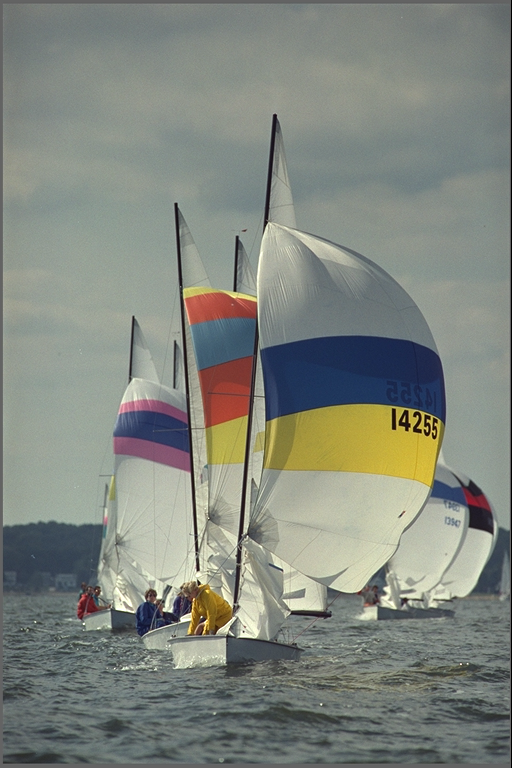
#> input picture lab4_vision/images/sailboats_col.png, 512 x 768 px
$ jupyter execute --allow-errors helper.ipynb   (older library calls are emulated)
#> lines starting #> are read from the running program, lines starting #| are printed output that depends on the picture; after the words box and inside, x2 and y2 are one past the last pixel; in counts of white or black regions, pixels touching at a corner belong together
# Podstawy multimediów - ćwiczenia

Do realizacji ćwiczeń i zadań laboratoryjnych z zakresu przetwarzania danych obrazowych wykorzystywany jest Python wraz z bibliotekami NumPy, Matplotlib i OpenCV.

Pomocne tutoriale OpenCV:
[strona główna](https://opencv-python-tutroals.readthedocs.io/en/latest/py_tutorials/py_tutorials.html),
[operacje podstawowe](https://opencv-python-tutroals.readthedocs.io/en/latest/py_tutorials/py_core/py_basic_ops/py_basic_ops.html),
[operacje arytmetyczne](https://opencv-python-tutroals.readthedocs.io/en/latest/py_tutorials/py_core/py_image_arithmetics/py_image_arithmetics.html),
[przetwarzanie obrazów](https://opencv-python-tutroals.readthedocs.io/en/latest/py_tutorials/py_imgproc/py_table_of_contents_imgproc/py_table_of_contents_imgproc.html)
(m.in.:
[zmiana przestrzeni kolorów](https://opencv-python-tutroals.readthedocs.io/en/latest/py_tutorials/py_imgproc/py_colorspaces/py_colorspaces.html#converting-colorspaces),
[filtracja](https://opencv-python-tutroals.readthedocs.io/en/latest/py_tutorials/py_imgproc/py_filtering/py_filtering.html#filtering),
[detekcja krawędzi](https://opencv-python-tutroals.readthedocs.io/en/latest/py_tutorials/py_imgproc/py_gradients/py_gradients.html),
[progowanie](https://opencv-python-tutroals.readthedocs.io/en/latest/py_tutorials/py_imgproc/py_thresholding/py_thresholding.html),
[operacje morfologiczne](https://opencv-python-tutroals.readthedocs.io/en/latest/py_tutorials/py_imgproc/py_morphological_ops/py_morphological_ops.html),
[histogramy](https://opencv-python-tutroals.readthedocs.io/en/latest/py_tutorials/py_imgproc/py_histograms/py_histogram_begins/py_histogram_begins.html)).

[cell 1]
import time

import cv2
import numpy as np
import matplotlib.pyplot as plt

# Dostęp do zewnętrznych plików w środowsiku Colab

Pliki można przechowywać w folderze `sample_data` środowiska uruchomieniowego Colab - trzeba je tam wgrać, mogą zostać usunięte po zakończeniu sesji.

Można też zamontować własny dysk Google Drive.

[cell 2]
##### dane w folderze środowiska uruchomieniowego
# data_dir = "/content/sample_data/"

##### dane na Google Drive
# from google.colab import drive
# drive.mount("/content/drive")
# data_dir = "/content/drive/My Drive/Colab Notebooks/PMUT_cwiczenia/"

##### dane w lokalnym folderze - uruchamianie skrytpu .py w lokalnym środowisku
data_dir = "./images/"

# Wczytanie obrazu

Tryby wczytywania obrazu:
* `cv2.IMREAD_COLOR` - obraz wczytany zostanie jako barwny, zawsze będzie miał trzy składowe (tablica 3D), nawet jeśli jest monochromatyczny;
* `cv2.IMREAD_GRAYSCALE` - obraz wczytany zostanie jako monochromatyczny, zawsze będzie miał tylko jedną składową (tablica 2D);
* `cv2.IMREAD_UNCHANGED` - obraz wczytany zostanie '*jak jest*', barwny lub monochromatyczny.

Obraz zwracany jest jako tablica `numpy.ndarray`, można go przetwarzać jak każdą tablicę NumPy, m.in.:
* `image.shape` - wymiary obrazu: `shape[0]` - wysokość (liczba linii), `shape[1]` - szerokość (liczba pikseli w linii), `shape[2]` - liczba składowych (tylko dla obrazów barwnych);
* `image.dtype` - typ danych (liczby całkowite, liczby rzeczywiste, itp., np.: `np.uint8`, `np.float32`, `np.float64`);
* `image.min()`, `image.max()` - wartość minimalna/maksymalna.

[cell 3]
image = cv2.imread(data_dir+"sailboats_col.png", cv2.IMREAD_UNCHANGED)
#> image is the input picture: shape (768, 512, 3); mean B, G, R 126, 134.4, 129.2
# image = cv2.imread(data_dir+"sailboats_col.png", cv2.IMREAD_GRAYSCALE)
print(f"image, wymiary: {image.shape}, typ danych: {image.dtype}, wartości: {image.min()} - {image.max()}")
#| image, wymiary: (768, 512, 3), typ danych: uint8, wartości: 0 - 255

# Zapis do pliku.

Format zostanie automatycznie dobrany na podstawie nazwy pliku wyjściowego.
Możliwe jest ustawienie parametrów dodatkowych, zależnych od formatu wyjściowego (np. 'jakość' dla kodera JPEG).

[cell 4]
cv2.imwrite(data_dir+"out_image.png", image)
cv2.imwrite(data_dir+"out_image.jpg", image)
cv2.imwrite(data_dir+"out_image_quality50.jpg", image, (cv2.IMWRITE_JPEG_QUALITY, 50))
#> Out = True

# Wyświetlanie obrazu

### Wyświetlanie z wykorzystaniem okna OpenCV

W zależności od typu danych, zakładane są różne przedziały wartości pikseli:
* dla danych `uint8` - zakładany przedział wartości to [0, 255];
* dla danych `float32`/`float64` - zakładany jest przedział wartości [0, 1], a wartości pikseli są mnożone przez 255 do wyświetlenia.

Żeby wyswietlić kilka obrazów, należy oknom nadać inny tytuł/nazwę.

[cell 5]
cv2.imshow("image", image)
image_float = image.astype(np.float32)
# image_float = image*1.  ### wykorzystanie operacji arytmetycznej do zmiany typu danych
print(f"image_float, wymiary: {image_float.shape}, typ danych: {image_float.dtype}, wartości: {image_float.min()} - {image_float.max()}")
#| image_float, wymiary: (768, 512, 3), typ danych: float32, wartości: 0.0 - 255.0

cv2.imshow("image float _bad", image_float)  ### wyświetlony obraz będzie 'biały'
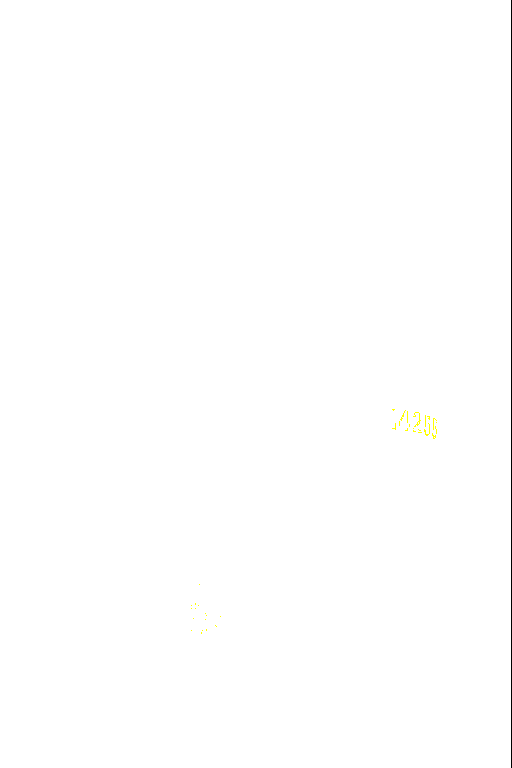
#> window 'image float _bad': shape (768, 512, 3); mean B, G, R 254.4, 254.5, 254.5
cv2.imshow("image float", image_float/255)   ### przeskalowanie wartości pikseli do przedziału [0, 1] - obraz wyświetlony prawidłowo

cv2.waitKey(0)           ### oczekiwanie na naciśnięcie klawisza lub zamknięcie okien
cv2.destroyAllWindows()  ### zniszczenie okien

[cell 6]
def cv_imshow(img, img_title="image"):
    # cv2.namedWindow(img_title, cv2.WINDOW_AUTOSIZE) # cv2.WINDOW_NORMAL

    ##### przeskalowanie obrazu z rzeczywistymi wartościami pikseli, żeby jedną funkcją wywietlać obrazy różnych typów
    if (img.dtype == np.float32) or (img.dtype == np.float64):
        img_ = img/255
    else:
        img_ = img
    cv2.imshow(img_title, img_)
    # cv2.waitKey(1)  ### oczekiwanie przez bardzo krótki czas - okno się wyświetli, ale program się nie zablokuje, tylko będzie kontynuowany
    cv2.waitKey(0)           ### na końcu programu - oczekiwanie na reakcję użytkownika
    cv2.destroyAllWindows()  ### należy pamiętać o zniszczeniu okien!!!

# cv_imshow(image, "image")
# cv_imshow(image_float, "image float")

# cv2.waitKey(0)           ### na końcu programu - oczekiwanie na reakcję użytkownika
# cv2.destroyAllWindows()  ### należy pamiętać o zniszczeniu okien!!!

**UWAGA:** W środowisku Colab funkcja `cv2.imshow()` została zablokowana, zamiast niej polecane jest użycie funkcji `cv2_imshow()` z pakietu `google.colab.patches`, funkcja ta przyjmuje tylko jeden argument: obraz do wyświetlenia.

[cell 7]
# [9 lines of commented-out code are left out]

### Wyświetlanie obrazu z wykorzystaniem pakietu `matplotlib.pyplot`

Funckja `plt.imshow()` może dokonywać automatycznego skalowania wartości pikseli do pełnego przedziału wartości ('rozciągnięcie histogramu'), aby tego uniknąć należy jawnie podać minimalną i maksymalną wartość.

Funkcja `plt.show()` powoduje wyświetlenie wszystkich utworzonych okien i zablokowanie programu do czasu ich zamknięcia; wiele środowisk programistycznych (np. Spyder, PyCharm, Google Colab) potrafi wyświetlać 'okna' `matlplotlib.pyplot` w ramach swojego interfejsu graficznego - wywołanie `plt.show()` nie jest wtedy konieczne w celu wyświetlenia obrazu (może natomiast wymusić jego wyświetlenie w tym momencie), ale też obrazy wyświetlane są z reguły w ograniczonych rozmiarach - do 'dokładnego' ich oglądania warto zapisać je do pliku i otworzyć w 'zewnętrznej' przeglądarce obrazów.

[cell 8]
def plt_imshow(img, img_title="image"):
    plt.figure()
    plt.title(img_title)
    plt.imshow(img)  ### możliwe automatyczne skalowanie wartości pikseli
    # plt.imshow(img, cmap="gray")  ### możliwe automatyczne skalowanie wartości pikseli
    # plt.imshow(img, cmap="gray", vmin=0, vmax=255)  ### bez skalowania wartości pikseli
    plt.xticks([]), plt.yticks([])
    plt.show()

plt_imshow(image)

image_dark = cv2.imread(data_dir+"sailboats_col.png", cv2.IMREAD_UNCHANGED)
print(f"image_dark, wymiary: {image_dark.shape}, typ danych: {image_dark.dtype}, wartości: {image_dark.min()} - {image_dark.max()}")
#| image_dark, wymiary: (768, 512, 3), typ danych: uint8, wartości: 0 - 255
plt_imshow(image_dark, "image_dark")

### Funkcje pomocnicze

Pomocnicze funkcje, aby można było łatwo zmieniać sposób wyświetalania obrazów i wypisywania komunikatów bez konieczności modyfikowania dalszych przykładów.

[cell 9]
imshow = cv_imshow   ### wyświetlanie z użyciem cv2
# imshow = plt_imshow  ### wyświetlanie z użyciem matplotlib

# def imshow(img, img_title="image"):  ### 'opakowanie' na cv2_imshow(), żeby 'uzgodnić' parametry wywołania
#   cv2_imshow(img)

def printi(img, img_title="image"):
    print(f"{img_title}, wymiary: {img.shape}, typ danych: {img.dtype}, wartości: {img.min()} - {img.max()}")

# Odczytywanie wartości pikseli i ich modyfikacja.

Dane zwracane przez `cv2.imread()` są tablicami pakietu NumPy (`numpy.ndarray`) i można nimi operować jak każdą inną tablicą NumPy.

Obowiązuje notacja macierzowa, czyli `[wiersz, kolumna]`. Konstrukcja '`start:end`' w określeniu indeksów do tablicy pozwala na odczyt lub modyfikację całego zakresu wierszy bądź kolumn, włącznie z wierszem/kolumną o indeksie `start`, ale już z wyłączeniem `end`. Można pominąć wartości `start` i/lub `end` - zostaną wtedy zastosowane wartości domyślne (początek danych dla `start` i ich koniec dla `end`), można też podawać wartości ujemne (co oznacza określenie indeksu od końca). Na przykład:
* `[0:50, 50:100]` - wiersze od 0 do 49 włącznie, kolumny od 50 do 99 włącznie,
* `[:50, 50:]` - wiersze od początku do 49 włącznie, kolumny od 50 do końca,
* `[:, 10:-1]` - wszystkie wiersze, kolumny od 10 do przedostatniej (pominięta 1 ostatnia kolumna),
* `[:, :]` - wszystkie wiersze i kolumny.

[cell 10]
px = image[0, 0]
#> px = [99, 99, 99]
print(f"px = {px}")
#| px = [99 99 99]

image[0,0] = 255
#> image: shape (768, 512, 3); under 0.01% of pixels changed, all inside (x1, y1, x2, y2) = (0, 0, 1, 1)
print(f"img[0,0] = {image[0, 0]}")
#| img[0,0] = [255 255 255]

[cell 11]
# for x in range(50):  ### zmiana wartości pojedynczych pikseli - może być nieefektywna
#     for y in range(50):
#         image[x,y] = 255

image[0:50, 0:50] = 255
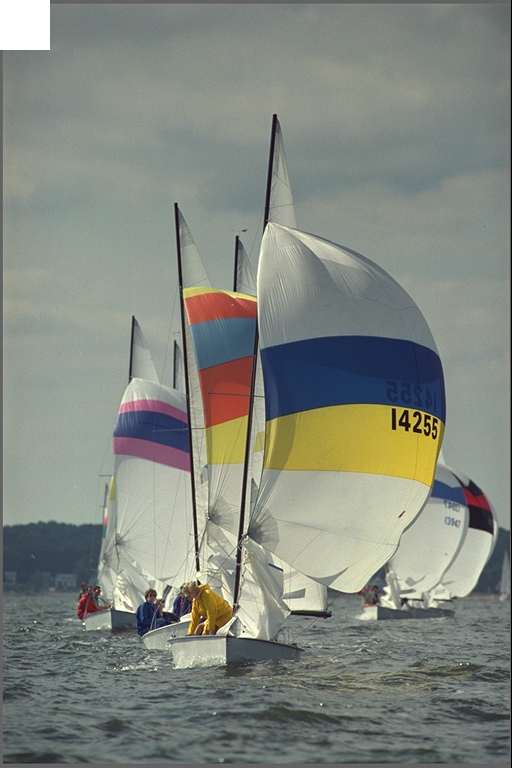
#> image: shape (768, 512, 3); mean B, G, R 126.9, 135.2, 130.1
#> (the rest of this cell did not finish here and is left out)

Zalecaną metodą dostępu/modyfikacji wartości pojedynczych pikseli jest użycie metod `item()` i `itemset()`.

Metody te zawsze operują na wartościach skalarnych, więc w przypadku obrazów barwnych należy oddzielnie odczytywać/modyfikować wartość każdej składowej.

[cell 12]
val = image.item(10, 10, 1)
#> val = 255
print(f"val: {val}")
#| val: 255

image.itemset((10, 10, 0), 255)
image.itemset((10, 10, 1), 255)
image.itemset((10, 10, 2), 255)
image.itemset((10, 11, 0), 255)
image.itemset((10, 11, 1), 255)
image.itemset((10, 11, 2), 255)
image.itemset((11, 10, 0), 255)
image.itemset((11, 10, 1), 255)
image.itemset((11, 10, 2), 255)
# image.itemset((11, 11, 0), 0)
# image.itemset((11, 11, 1), 0)
# image.itemset((11, 11, 2), 0)

imshow(image, "zmieniony piksel")

Porównianie czasu wykonania operacji ustawiającej wartości pikseli dwoma metodami:

[cell 13]
def solaryzacja_m1(img):
    t1 = time.time()
    solarizedimg_m1 = np.zeros(img.shape, np.uint8)  ### utworzenie 'pustego' obrazu o wymaganych wymiarach
    for h in range(0, img.shape[0]):
        for w in range(0, img.shape[1]):
            if img[h][w] <= 127:
                solarizedimg_m1[h][w] = 2*img[h][w]
            else:
                solarizedimg_m1[h][w] = 2*(255-img[h][w])
#> solarizedimg_m1: shape (768, 512, 3); every value is 0
    # solarizedimg_m1 = np.clip(solarizedimg_m1, 0, 255)
    t2 = time.time()
    print(f"czas metody 1: {t2-t1}")
    printi(solarizedimg_m1, "solarizedimg_m1")
    imshow(solarizedimg_m1, "solarizedimg_m1")

# [23 lines left out: functions solaryzacja_m2, solaryzacja_fast, not called in this run]

#> (the rest of this cell did not finish here and is left out)

Do modyfikacji wartości pikseli całego obrazu można wykorzystywać operacje arytmetyczne.

**UWAGA:** ze względu na zapis wartości pikseli jako liczb całkowitych `uint8`, bardzo łatwo jest przekroczyć zakres wartości [0, 255], co skutkuje 'zniekształceniem' obrazu.

[cell 14]
# result1 = image + np.ones(image.shape, dtype=image.dtype)*32  ### przekroczenie zakresu wartości!
result1 = image + 32  ### przekroczenie zakresu wartości!
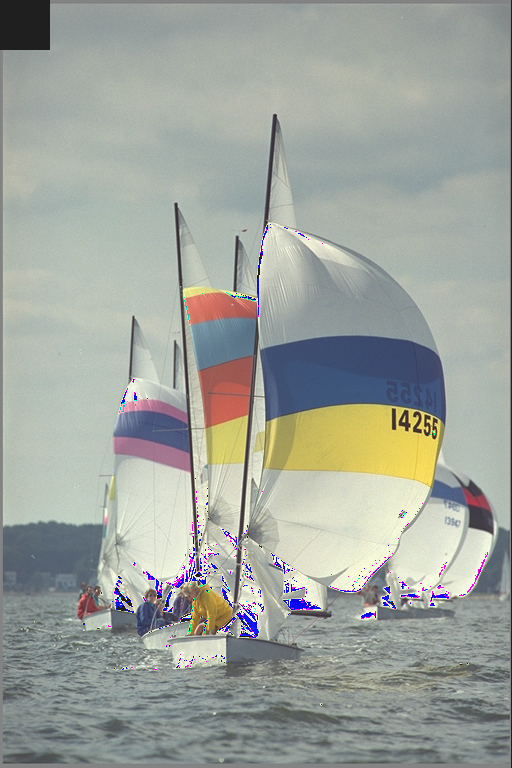
#> result1: shape (768, 512, 3); mean B, G, R 157, 163.6, 158.9
printi(result1, "image+32")
#| image+32, wymiary: (768, 512, 3), typ danych: uint8, wartości: 0 - 255
imshow(result1, "image+32")

[cell 15]
# result2 = image - np.ones(image.shape, dtype=image.dtype)*32  ### przekroczenie zakresu wartości!
result2 = image - 32  ### przekroczenie zakresu wartości!
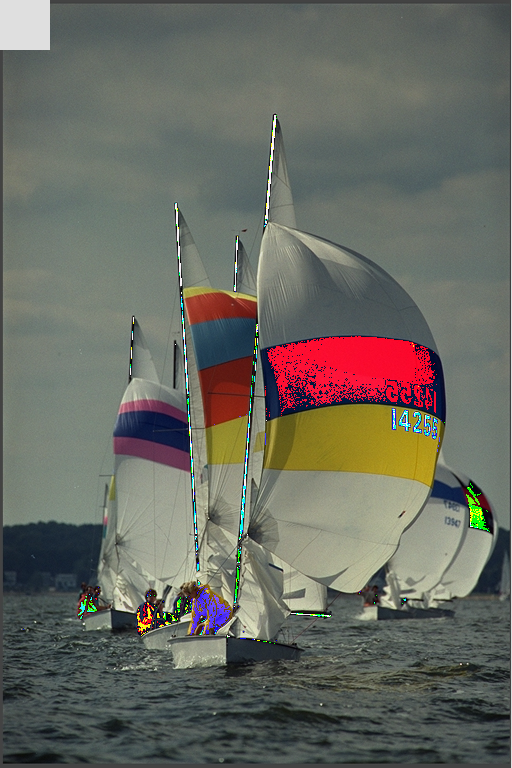
#> result2: shape (768, 512, 3); mean B, G, R 97.1, 105.4, 105
printi(result2, "image-32")
#| image-32, wymiary: (768, 512, 3), typ danych: uint8, wartości: 0 - 255
imshow(result2, "image-32")

OpenCV dostarcza funkcje automatycznie obsługujące ograniczenie wartości do poprawnego zakresu.

[cell 16]
result_add = cv2.add(image, np.ones(image.shape, dtype=image.dtype)*128)  ### -> automatyczne ograniczenie wartości do 255!
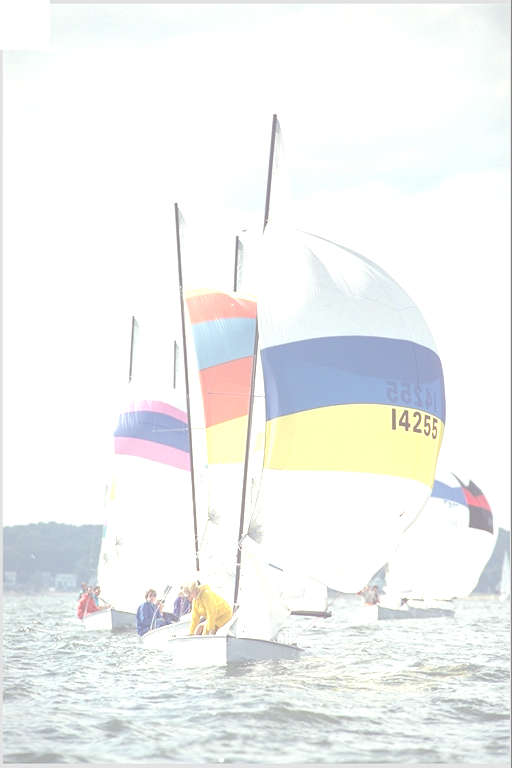
#> result_add: shape (768, 512, 3); mean B, G, R 241.9, 242.9, 241
printi(result_add, "result_add")
#| result_add, wymiary: (768, 512, 3), typ danych: uint8, wartości: 128 - 255
imshow(result_add, "result_add")

[cell 17]
result_subtr = cv2.subtract(image, np.ones(image.shape, dtype=image.dtype)*128)  ### -> automatyczne ograniczenie wartości do 0!!!
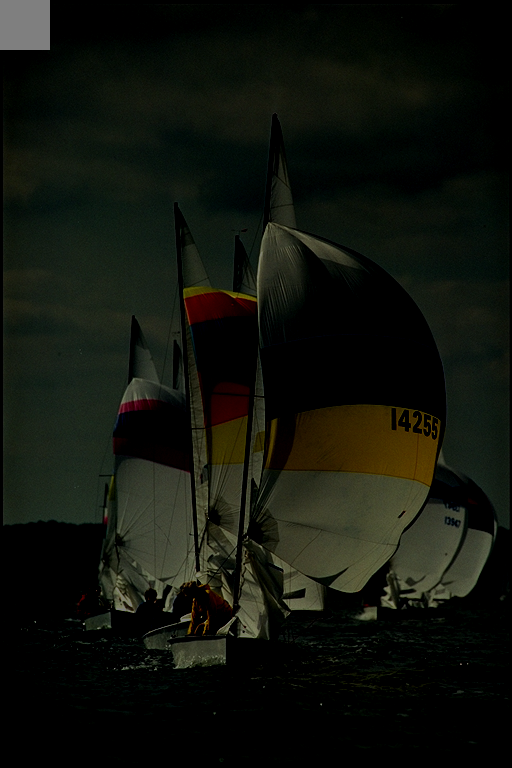
#> result_subtr: shape (768, 512, 3); mean B, G, R 12.4, 19.6, 16.6
printi(result_subtr, "result_subtr")
#| result_subtr, wymiary: (768, 512, 3), typ danych: uint8, wartości: 0 - 127
imshow(result_subtr, "result_subtr")

[cell 18]
##### blending: res = A*img1 + B*img2 + C
result_blend1 = cv2.addWeighted(image, 0.1, np.ones(image.shape, dtype=image.dtype)*128, 0.9, 0)
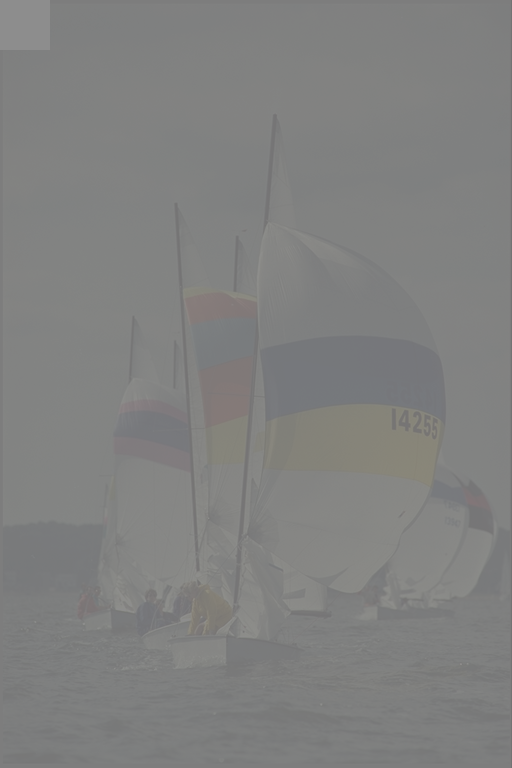
#> result_blend1: shape (768, 512, 3); mean B, G, R 127.9, 128.7, 128.2
printi(result_blend1, "result_blend1")
#| result_blend1, wymiary: (768, 512, 3), typ danych: uint8, wartości: 115 - 141
imshow(result_blend1, "result_blend1")

[cell 19]
##### parametrem może być również skalar (wtedy można też po prostu wykorzystać parametr C):
result_blend2 = cv2.addWeighted(image, 1, 128, -1, 0)  ### -> image-128
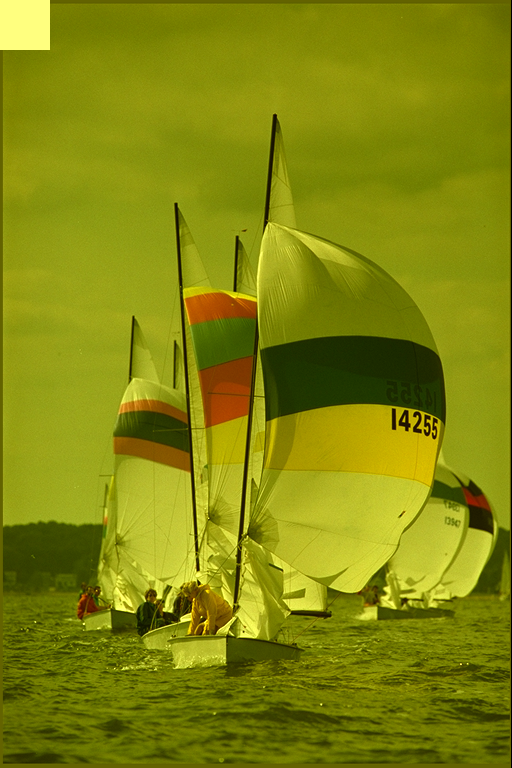
#> result_blend2: shape (768, 512, 3); mean B, G, R 12.4, 135.2, 130.1
# result_blend2 = cv2.addWeighted(image, 1, 0, 0, -128)  ### -> image-128
printi(result_blend2, "result_blend2")
#| result_blend2, wymiary: (768, 512, 3), typ danych: uint8, wartości: 0 - 255
imshow(result_blend2, "result_blend2")
